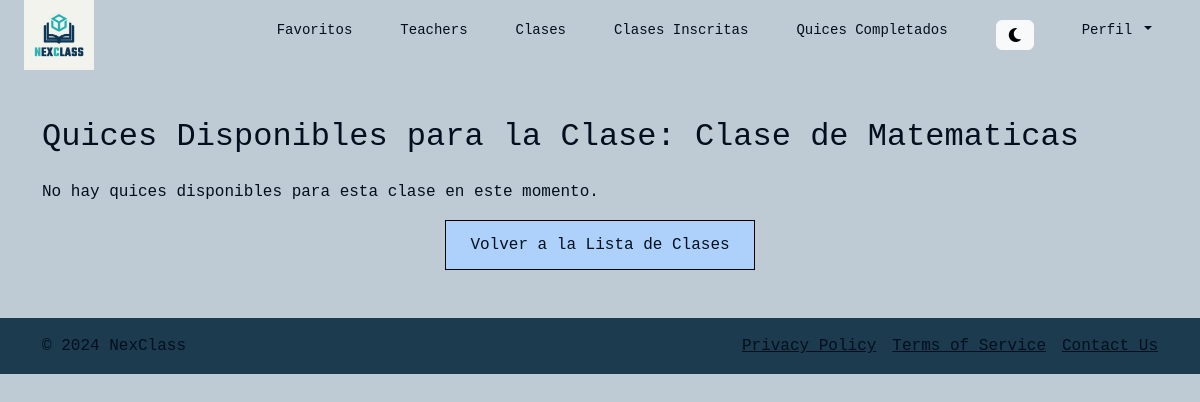
Page /clases/10/quices/ on the earlier database version.
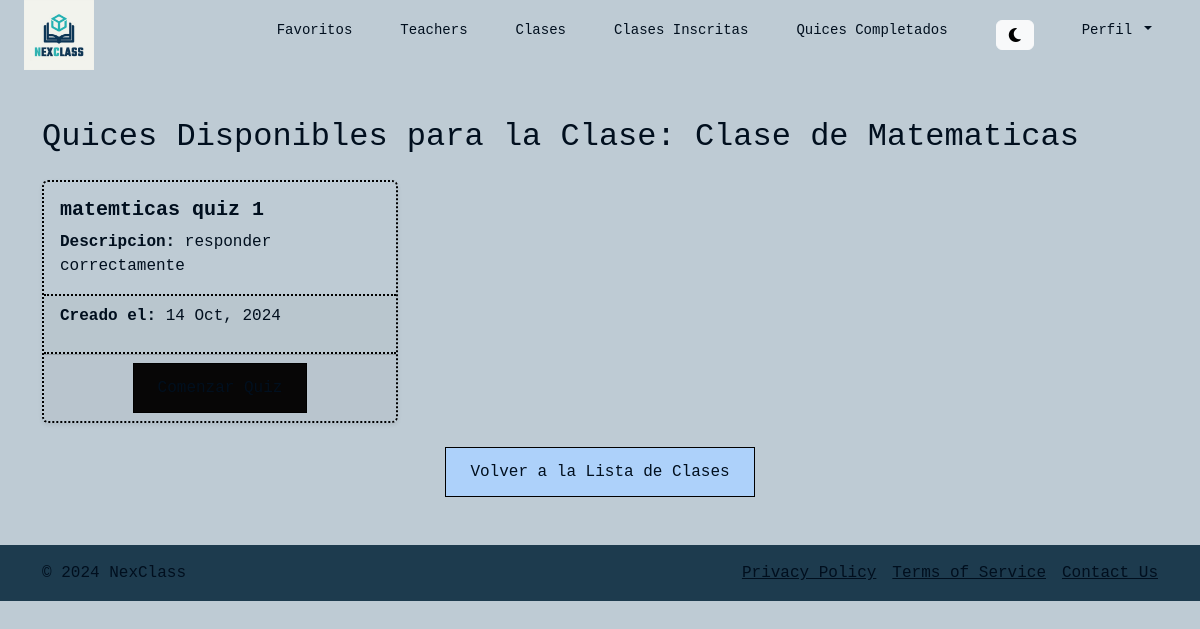
Same page on the later database version.
### class_quizzes/models.py (models this page shows)
class Quiz(models.Model):
    class_obj = models.ForeignKey(Class, on_delete=models.CASCADE)
    title = models.CharField(max_length=255)
    description = models.TextField(blank=True)
    created_at = models.DateTimeField(default=timezone.now)

### class_quizzes/views.py (the view)
# urls.py: path('clases/<int:class_id>/quices/', views.quiz_list_student, name='quiz_list_student'),
def quiz_list_student(request, class_id):
    class_obj = get_object_or_404(Class, id=class_id)
    quizzes = Quiz.objects.filter(class_obj=class_obj)
    return render(request, 'quiz_list_student.html', {
        'quizzes': quizzes,
        'class_obj': class_obj
    })

### class_quizzes/templates/quiz_list_student.html
{% extends 'navbar.html' %}
{% block content %}
<div class="container mt-5">
    <h2 class="mb-4">Quices Disponibles para la Clase: {{ class_obj.className }}</h2>
    {% if quizzes %}
        <div class="row ">
            {% for quiz in quizzes %}
                <div class="col-md-4 " >
                    <div class="card mb-4 shadow-sm bg-transparent border-dotted ">
                        <div class="card-body text_custom ">
                            <h5 class="card-title"><strong>{{ quiz.title }}</strong></h5>
                            <p class="card-text"><strong>Descripcion:</strong> {{ quiz.description|truncatewords:20 }}</p>
                        </div>
                        <div class="card-footer text-muted text_custom border-dotted border-start-0 border-end-0">
                            <p class="text_custom"><strong>Creado el: </strong>{{ quiz.created_at|date:"d M, Y" }}</p>
                        </div>
                        <div class="card-footer text-muted text-center ">
                            <a href="{% url 'take_quiz' quiz.id %}" class="btn btn-light button-custom">Comenzar Quiz</a>
                        </div>
                    </div>
                </div>
            {% endfor %}
        </div>
    {% else %}
        <p>No hay quices disponibles para esta clase en este momento.</p>
    {% endif %}
    <div class="text-center ">
        <a href="{% url 'mi_clase_inscrita' class_obj.id %}" class="btn btn-light button-custom-two mb-5">Volver a la Lista de Clases</a>
    </div>
</div>
{% endblock %}

Differences in the rows shown:
added Quiz: title "matemticas quiz 1", description "responder correctamente", created_at "14 Oct, 2024"
Other differences:
text no longer shown: "No hay quices disponibles para esta clase en este momento."
